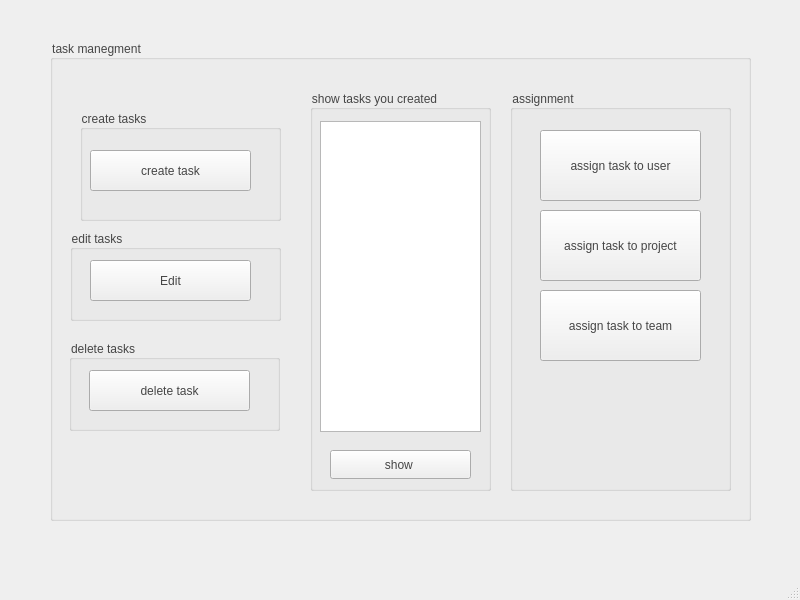
<?xml version="1.0" encoding="UTF-8"?>
<ui version="4.0">
 <class>task_manegment</class>
 <widget class="QMainWindow" name="task_manegment">
  <property name="geometry">
   <rect>
    <x>0</x>
    <y>0</y>
    <width>800</width>
    <height>600</height>
   </rect>
  </property>
  <property name="windowTitle">
   <string>MainWindow</string>
  </property>
  <property name="styleSheet">
   <string notr="true">color:rgb(69, 69, 69)</string>
  </property>
  <widget class="QWidget" name="centralwidget">
   <widget class="QGroupBox" name="task_manegment_btn">
    <property name="geometry">
     <rect>
      <x>50</x>
      <y>40</y>
      <width>701</width>
      <height>481</height>
     </rect>
    </property>
    <property name="title">
     <string>task manegment</string>
    </property>
    <widget class="QGroupBox" name="groupBox">
     <property name="geometry">
      <rect>
       <x>460</x>
       <y>50</y>
       <width>221</width>
       <height>401</height>
      </rect>
     </property>
     <property name="title">
      <string>assignment</string>
     </property>
     <widget class="QPushButton" name="assing_task_to_user_btn">
      <property name="geometry">
       <rect>
        <x>30</x>
        <y>40</y>
        <width>161</width>
        <height>71</height>
       </rect>
      </property>
      <property name="text">
       <string>assign task to user</string>
      </property>
     </widget>
     <widget class="QPushButton" name="assign_task_to_project_btn">
      <property name="geometry">
       <rect>
        <x>30</x>
        <y>120</y>
        <width>161</width>
        <height>71</height>
       </rect>
      </property>
      <property name="text">
       <string>assign task to project</string>
      </property>
     </widget>
     <widget class="QPushButton" name="assign_task_to_team_btn">
      <property name="geometry">
       <rect>
        <x>30</x>
        <y>200</y>
        <width>161</width>
        <height>71</height>
       </rect>
      </property>
      <property name="text">
       <string>assign task to team</string>
      </property>
     </widget>
    </widget>
    <widget class="QGroupBox" name="edit_group">
     <property name="geometry">
      <rect>
       <x>20</x>
       <y>190</y>
       <width>211</width>
       <height>91</height>
      </rect>
     </property>
     <property name="title">
      <string>edit tasks</string>
     </property>
     <widget class="QPushButton" name="edit_task_btn">
      <property name="geometry">
       <rect>
        <x>20</x>
        <y>30</y>
        <width>161</width>
        <height>41</height>
       </rect>
      </property>
      <property name="text">
       <string>Edit</string>
      </property>
     </widget>
    </widget>
    <widget class="QGroupBox" name="show_task_you_create_group">
     <property name="geometry">
      <rect>
       <x>260</x>
       <y>50</y>
       <width>181</width>
       <height>401</height>
      </rect>
     </property>
     <property name="title">
      <string>show tasks you created</string>
     </property>
     <widget class="QPushButton" name="show_task_btn">
      <property name="geometry">
       <rect>
        <x>20</x>
        <y>360</y>
        <width>141</width>
        <height>29</height>
       </rect>
      </property>
      <property name="text">
       <string>show </string>
      </property>
     </widget>
     <widget class="QListWidget" name="show_task_listwidget">
      <property name="geometry">
       <rect>
        <x>10</x>
        <y>31</y>
        <width>161</width>
        <height>311</height>
       </rect>
      </property>
     </widget>
    </widget>
    <widget class="QGroupBox" name="groupBox_2">
     <property name="geometry">
      <rect>
       <x>30</x>
       <y>70</y>
       <width>201</width>
       <height>111</height>
      </rect>
     </property>
     <property name="title">
      <string>create tasks</string>
     </property>
     <widget class="QPushButton" name="create_task_btn">
      <property name="geometry">
       <rect>
        <x>10</x>
        <y>40</y>
        <width>161</width>
        <height>41</height>
       </rect>
      </property>
      <property name="text">
       <string>create task</string>
      </property>
     </widget>
    </widget>
    <widget class="QGroupBox" name="delete_tesk_group">
     <property name="geometry">
      <rect>
       <x>19</x>
       <y>300</y>
       <width>211</width>
       <height>91</height>
      </rect>
     </property>
     <property name="title">
      <string>delete tasks</string>
     </property>
     <widget class="QPushButton" name="delete_task_btn">
      <property name="geometry">
       <rect>
        <x>20</x>
        <y>30</y>
        <width>161</width>
        <height>41</height>
       </rect>
      </property>
      <property name="styleSheet">
       <string notr="true">font: 700 12pt &quot;Segoe UI&quot;;</string>
      </property>
      <property name="text">
       <string>delete task</string>
      </property>
     </widget>
    </widget>
   </widget>
  </widget>
  <widget class="QMenuBar" name="menubar">
   <property name="geometry">
    <rect>
     <x>0</x>
     <y>0</y>
     <width>800</width>
     <height>22</height>
    </rect>
   </property>
  </widget>
  <widget class="QStatusBar" name="statusbar"/>
 </widget>
 <resources/>
 <connections/>
</ui>
